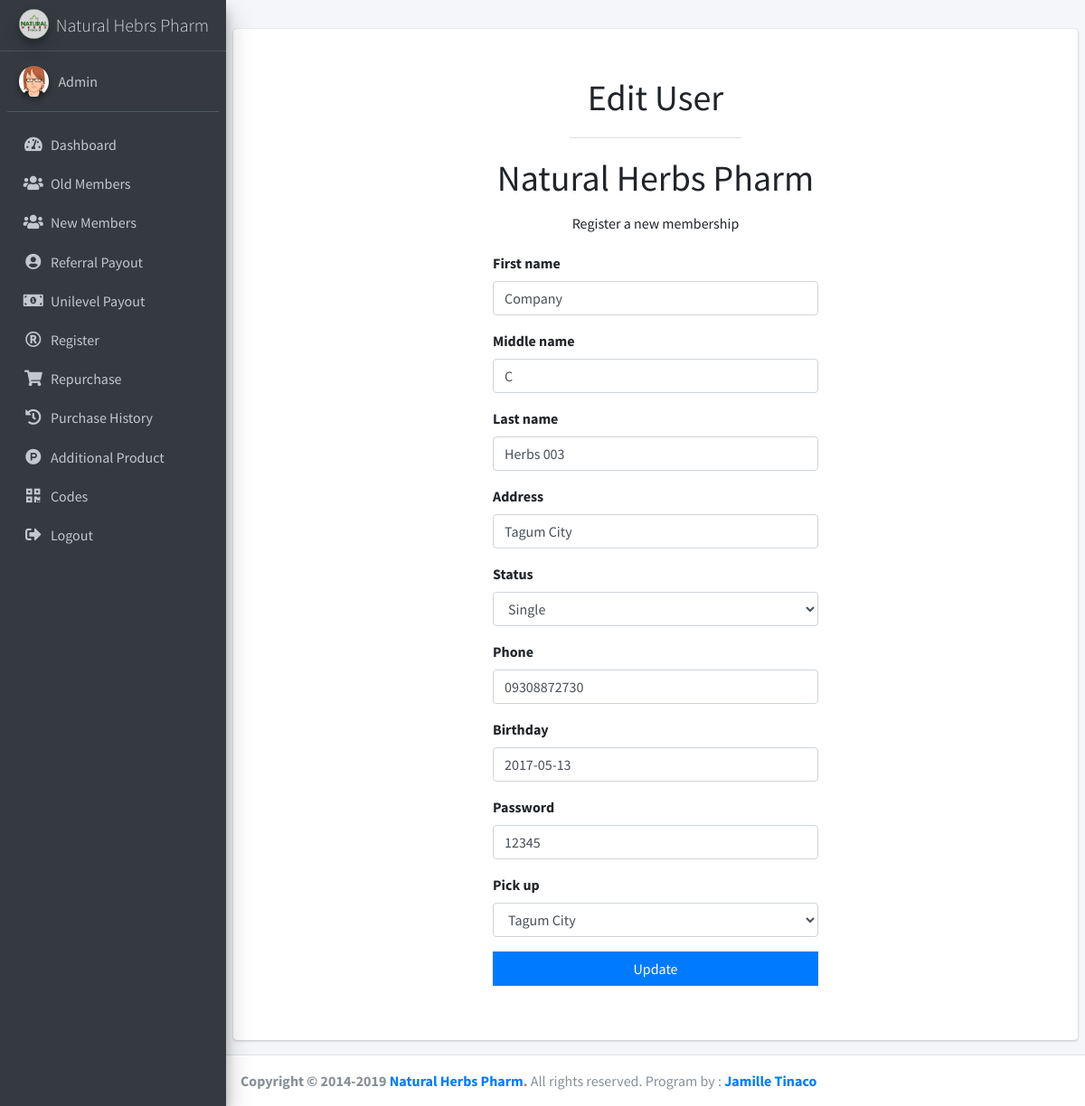
The page /admin-useredit.php?id=399503 (signed in) on the database its author committed.
### tables this page shows
CREATE TABLE `member` (
  `sid` text NOT NULL,
  `fn` text NOT NULL,
  `mn` text NOT NULL,
  `ln` text NOT NULL,
  `ad` text NOT NULL,
  `uname` text NOT NULL,
  `upass` text NOT NULL,
  `uid` text NOT NULL,
  `pick_up` varchar(21) NOT NULL,
  `regen` int(11) NOT NULL,
  `picture` longblob NOT NULL,
  `package` text NOT NULL,
  `phone` text NOT NULL,
  `stat` text NOT NULL,
  `dat` text NOT NULL,
  `status_new` varchar(11) DEFAULT NULL,
  `notify_payout` varchar(11) NOT NULL
);

### admin-useredit.php (the view, shortened to what this page needs)
<?php
 include 'header.php';
 ?>
  <div class="content-wrapper">
    <section class="content">
        <div class="row">
          <div class="col-12">
            <div class="card" style="margin-top: 2rem; padding: 0 1vw; display: flex;  align-items: center; justify-content: center; flex-direction: column; padding: 5vh 0;">
              <div class="card-header">
                <h1>
                  Edit User
                </h1>
              </div>
              <div class="card-body" style="">
                <div class="register-box">
                  <div class="register-logo">
                    <h1>Natural Herbs Pharm</h1>
                  </div>
                  <div class="register-box-body">
                    <p class="login-box-msg">Register a new membership</p>
                    <form action="" method="post" class="form-edit">
                      <?php
                      $getid = $_GET['id'];
                      $sql = "SELECT * FROM member where uid='$getid'";
                      $result = mysqli_query ($conn, $sql);
                      while ( $row = mysqli_fetch_assoc( $result ) ) {
                      ?>
                      <div class="form-group has-feedback">
                        <label>First name</label>
                        <input type="text"placeholder="Firstname" value="<?php echo $row['fn'] ?>" id="first_name" class="form-control" name="first_name" ">
                      </div>
                      <div class="form-group has-feedback">
                        <label>Middle name</label>
                        <input type="text"placeholder="Middlename" value="<?php echo $row['mn'] ?>" id="mid_name" class="form-control" name="mid_name" ">
                      </div>
                      <div class="form-group has-feedback">
                        <label>Last name</label>
                        <input type="text" value="<?php echo $row['ln'] ?>" placeholder="Lastname" id="last_name" class="form-control" name="last_name" ">
                      </div>
                      <div class="form-group has-feedback">
                        <label>Address</label>
                        <input type="text"placeholder="Address" value="<?php echo $row['ad'] ?>" id="address1" class="form-control" name="address1" ">
                      </div>
                      <div class="form-group has-feedback">
                        <label>Status</label>
                        <select name="stat" id="stat" class="form-control" style="width: 100%"   >
                          <option <?php if( $row['stat']=='Single' ) echo 'selected' ?> value="Single">Single</option>
                        </select>
                      </div>
                      <div class="form-group has-feedback">
                        <label>Phone</label>
                        <input type="text" value="<?php echo $row['phone'] ?>" id="phone" class="form-control" name="phone" " placeholder="Phonenumber">
                      </div>
                      <div class="form-group has-feedback">
                        <label>Birthday</label>
                        <input type="" value="<?php echo $row['dat'] ?>" id="" class="form-control" name="" " placeholder="Birthday">
                      </div>
                      <div class="form-group has-feedback">
                        <label>Password</label>
                        <input type="text" value="<?php echo $row['upass'] ?>" id="user_pass" class="form-control" name="user_pass" " placeholder="Password">
                      </div>
                      <label>Pick up</label>
                      <div class="form-group has-feedback">
                        <select id="pick_up" name="pick_up" class="form-control" style="width: 100%" required >
                          <option  <?php if( $row['pick_up']=='Tagum City' ) echo 'selected' ?> value="Tagum City">Tagum City</option>
                        </select>
                      </div>
                      <div class="col-xs-4">
                        <button type="submit"name="update" class="update btn btn-primary btn-block btn-flat">Update</button>
                      </div>
                      <?php  }
                      ?>
                    </form>
                 </div>
                </div>
              </div>
            </div>
        </div>
      </div>
    </section>
  </div>
 <?php
include('footer.php');
 ?>

### rows shown on the page
member: first_name "Company", mid_name "C", last_name "Herbs 003", address1 "Tagum City", stat "Single", phone "09308872730", dat "2017-05-13", user_pass "12345", pick_up "Tagum City"
